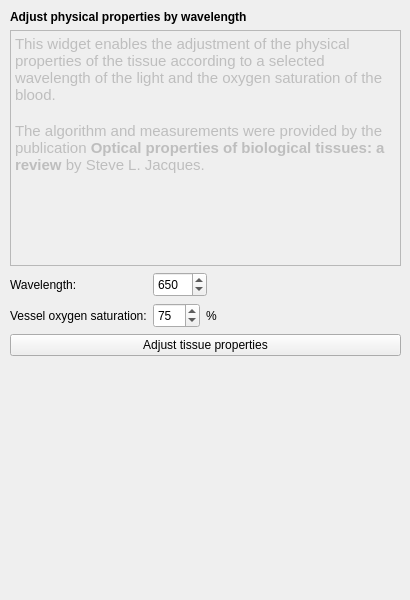
     <widget class="QWidget" name="tabWavelength">
      <attribute name="title">
       <string>Wavelength</string>
      </attribute>
      <widget class="QWidget" name="widgetAdvancedSettings_3" native="true">
       <property name="geometry">
        <rect>
         <x>10</x>
         <y>10</y>
         <width>391</width>
         <height>581</height>
        </rect>
       </property>
       <property name="sizePolicy">
        <sizepolicy hsizetype="MinimumExpanding" vsizetype="MinimumExpanding">
         <horstretch>0</horstretch>
         <verstretch>0</verstretch>
        </sizepolicy>
       </property>
       <property name="minimumSize">
        <size>
         <width>391</width>
         <height>581</height>
        </size>
       </property>
       <property name="contextMenuPolicy">
        <enum>Qt::NoContextMenu</enum>
       </property>
       <layout class="QVBoxLayout" name="layoutAdvancedParameters_3">
        <property name="leftMargin">
         <number>0</number>
        </property>
        <property name="topMargin">
         <number>0</number>
        </property>
        <property name="rightMargin">
         <number>0</number>
        </property>
        <property name="bottomMargin">
         <number>0</number>
        </property>
        <item>
         <widget class="QLabel" name="label_41">
          <property name="font">
           <font>
            <weight>75</weight>
            <bold>true</bold>
           </font>
          </property>
          <property name="text">
           <string>Adjust physical properties by wavelength</string>
          </property>
         </widget>
        </item>
        <item>
         <widget class="QTextEdit" name="textEdit">
          <property name="enabled">
           <bool>false</bool>
          </property>
          <property name="maximumSize">
           <size>
            <width>16777215</width>
            <height>250</height>
           </size>
          </property>
          <property name="html">
           <string>&lt;!DOCTYPE HTML PUBLIC &quot;-//W3C//DTD HTML 4.0//EN&quot; &quot;http://www.w3.org/TR/REC-html40/strict.dtd&quot;&gt;
&lt;html&gt;&lt;head&gt;&lt;meta name=&quot;qrichtext&quot; content=&quot;1&quot; /&gt;&lt;style type=&quot;text/css&quot;&gt;
p, li { white-space: pre-wrap; }
&lt;/style&gt;&lt;/head&gt;&lt;body style=&quot; font-family:'Ubuntu'; font-size:7.8pt; font-weight:400; font-style:normal;&quot;&gt;
&lt;p style=&quot; margin-top:0px; margin-bottom:0px; margin-left:0px; margin-right:0px; -qt-block-indent:0; text-indent:0px;&quot;&gt;&lt;span style=&quot; font-size:11pt;&quot;&gt;This widget enables the adjustment of the physical properties of the tissue according to a selected wavelength of the light and the oxygen saturation of the blood.&lt;/span&gt;&lt;/p&gt;
&lt;p style=&quot;-qt-paragraph-type:empty; margin-top:0px; margin-bottom:0px; margin-left:0px; margin-right:0px; -qt-block-indent:0; text-indent:0px; font-size:11pt;&quot;&gt;&lt;br /&gt;&lt;/p&gt;
&lt;p style=&quot; margin-top:0px; margin-bottom:0px; margin-left:0px; margin-right:0px; -qt-block-indent:0; text-indent:0px;&quot;&gt;&lt;span style=&quot; font-size:11pt;&quot;&gt;The algorithm and measurements were provided by the publication &lt;/span&gt;&lt;span style=&quot; font-size:11pt; font-weight:600;&quot;&gt;Optical properties of biological tissues: a review &lt;/span&gt;&lt;span style=&quot; font-size:11pt;&quot;&gt;by Steve L. Jacques.&lt;/span&gt;&lt;/p&gt;&lt;/body&gt;&lt;/html&gt;</string>
          </property>
         </widget>
        </item>
        <item>
         <layout class="QHBoxLayout" name="horizontalLayout_19">
          <item>
           <layout class="QVBoxLayout" name="verticalLayout_31">
            <item>
             <widget class="QLabel" name="label_80">
              <property name="sizePolicy">
               <sizepolicy hsizetype="Preferred" vsizetype="Fixed">
                <horstretch>0</horstretch>
                <verstretch>0</verstretch>
               </sizepolicy>
              </property>
              <property name="minimumSize">
               <size>
                <width>0</width>
                <height>25</height>
               </size>
              </property>
              <property name="maximumSize">
               <size>
                <width>16777215</width>
                <height>25</height>
               </size>
              </property>
              <property name="text">
               <string>Wavelength:</string>
              </property>
             </widget>
            </item>
            <item>
             <widget class="QLabel" name="label_81">
              <property name="sizePolicy">
               <sizepolicy hsizetype="Preferred" vsizetype="Fixed">
                <horstretch>0</horstretch>
                <verstretch>0</verstretch>
               </sizepolicy>
              </property>
              <property name="minimumSize">
               <size>
                <width>0</width>
                <height>25</height>
               </size>
              </property>
              <property name="maximumSize">
               <size>
                <width>16777215</width>
                <height>25</height>
               </size>
              </property>
              <property name="text">
               <string>Vessel oxygen saturation:</string>
              </property>
             </widget>
            </item>
           </layout>
          </item>
          <item>
           <layout class="QVBoxLayout" name="verticalLayout_30">
            <item>
             <layout class="QHBoxLayout" name="horizontalLayout_38">
              <item>
               <widget class="QDoubleSpinBox" name="spinboxWavelength">
                <property name="sizePolicy">
                 <sizepolicy hsizetype="Minimum" vsizetype="Fixed">
                  <horstretch>0</horstretch>
                  <verstretch>0</verstretch>
                 </sizepolicy>
                </property>
                <property name="minimumSize">
                 <size>
                  <width>0</width>
                  <height>25</height>
                 </size>
                </property>
                <property name="maximumSize">
                 <size>
                  <width>16777215</width>
                  <height>25</height>
                 </size>
                </property>
                <property name="decimals">
                 <number>0</number>
                </property>
                <property name="minimum">
                 <double>300.000000000000000</double>
                </property>
                <property name="maximum">
                 <double>1000.000000000000000</double>
                </property>
                <property name="value">
                 <double>650.000000000000000</double>
                </property>
               </widget>
              </item>
              <item>
               <spacer name="horizontalSpacer_33">
                <property name="orientation">
                 <enum>Qt::Horizontal</enum>
                </property>
                <property name="sizeHint" stdset="0">
                 <size>
                  <width>40</width>
                  <height>20</height>
                 </size>
                </property>
               </spacer>
              </item>
             </layout>
            </item>
            <item>
             <layout class="QHBoxLayout" name="horizontalLayout_39">
              <item>
               <widget class="QDoubleSpinBox" name="spinboxBloodOxygenSaturation">
                <property name="sizePolicy">
                 <sizepolicy hsizetype="Minimum" vsizetype="Fixed">
                  <horstretch>0</horstretch>
                  <verstretch>0</verstretch>
                 </sizepolicy>
                </property>
                <property name="minimumSize">
                 <size>
                  <width>0</width>
                  <height>25</height>
                 </size>
                </property>
                <property name="maximumSize">
                 <size>
                  <width>16777215</width>
                  <height>25</height>
                 </size>
                </property>
                <property name="decimals">
                 <number>0</number>
                </property>
                <property name="maximum">
                 <double>100.000000000000000</double>
                </property>
                <property name="value">
                 <double>75.000000000000000</double>
                </property>
               </widget>
              </item>
              <item>
               <widget class="QLabel" name="label_82">
                <property name="sizePolicy">
                 <sizepolicy hsizetype="Preferred" vsizetype="Fixed">
                  <horstretch>0</horstretch>
                  <verstretch>0</verstretch>
                 </sizepolicy>
                </property>
                <property name="minimumSize">
                 <size>
                  <width>0</width>
                  <height>25</height>
                 </size>
                </property>
                <property name="maximumSize">
                 <size>
                  <width>16777215</width>
                  <height>25</height>
                 </size>
                </property>
                <property name="text">
                 <string>%</string>
                </property>
               </widget>
              </item>
              <item>
               <spacer name="horizontalSpacer_34">
                <property name="orientation">
                 <enum>Qt::Horizontal</enum>
                </property>
                <property name="sizeHint" stdset="0">
                 <size>
                  <width>40</width>
                  <height>20</height>
                 </size>
                </property>
               </spacer>
              </item>
             </layout>
            </item>
           </layout>
          </item>
         </layout>
        </item>
        <item>
         <widget class="QPushButton" name="pushButtonAjustWavelength">
          <property name="text">
           <string>Adjust tissue properties</string>
          </property>
         </widget>
        </item>
        <item>
         <spacer name="verticalSpacer_5">
          <property name="orientation">
           <enum>Qt::Vertical</enum>
          </property>
          <property name="sizeHint" stdset="0">
           <size>
            <width>20</width>
            <height>40</height>
           </size>
          </property>
         </spacer>
        </item>
       </layout>
      </widget>
     </widget>
